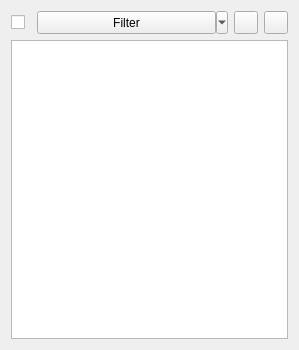
<?xml version="1.0" encoding="UTF-8"?>
<ui version="4.0">
 <class>SketcherGui::TaskSketcherConstraints</class>
 <widget class="QWidget" name="SketcherGui::TaskSketcherConstraints">
  <property name="geometry">
   <rect>
    <x>0</x>
    <y>0</y>
    <width>299</width>
    <height>350</height>
   </rect>
  </property>
  <property name="sizePolicy">
   <sizepolicy hsizetype="Preferred" vsizetype="MinimumExpanding">
    <horstretch>0</horstretch>
    <verstretch>0</verstretch>
   </sizepolicy>
  </property>
  <property name="maximumSize">
   <size>
    <width>16777215</width>
    <height>350</height>
   </size>
  </property>
  <property name="windowTitle">
   <string notr="true">Form</string>
  </property>
  <layout class="QVBoxLayout" name="verticalLayout">
   <item>
    <layout class="QHBoxLayout" name="horizontalLayout1">
     <item>
      <widget class="QCheckBox" name="filterBox">
       <property name="sizePolicy">
        <sizepolicy hsizetype="Maximum" vsizetype="Fixed">
         <horstretch>0</horstretch>
         <verstretch>0</verstretch>
        </sizepolicy>
       </property>
       <property name="toolTip">
        <string>Toggles the chosen constraint filters</string>
       </property>
       <property name="styleSheet">
        <string notr="true">padding-right: 0px; margin-right: 0px</string>
       </property>
       <property name="text">
        <string notr="true"/>
       </property>
      </widget>
     </item>
     <item>
      <widget class="QToolButton" name="filterButton">
       <property name="sizePolicy">
        <sizepolicy hsizetype="MinimumExpanding" vsizetype="Preferred">
         <horstretch>0</horstretch>
         <verstretch>0</verstretch>
        </sizepolicy>
       </property>
       <property name="toolTip">
        <string>Filters constraints by type</string>
       </property>
       <property name="styleSheet">
        <string notr="true">padding-left: 0px; margin-left: 0px</string>
       </property>
       <property name="text">
        <string>Filter</string>
       </property>
       <property name="popupMode">
        <enum>QToolButton::ToolButtonPopupMode::MenuButtonPopup</enum>
       </property>
      </widget>
     </item>
     <item>
      <widget class="QToolButton" name="showHideButton">
       <property name="sizePolicy">
        <sizepolicy hsizetype="Maximum" vsizetype="Preferred">
         <horstretch>0</horstretch>
         <verstretch>0</verstretch>
        </sizepolicy>
       </property>
       <property name="minimumSize">
        <size>
         <width>0</width>
         <height>0</height>
        </size>
       </property>
       <property name="toolTip">
        <string>Toggles the visibility of all listed constraints from the 3D view</string>
       </property>
       <property name="text">
        <string/>
       </property>
       <property name="icon">
        <iconset>
         <normaloff>:/icons/Std_ToggleVisibility.svg</normaloff>:/icons/Std_ToggleVisibility.svg</iconset>
       </property>
      </widget>
     </item>
     <item>
      <widget class="QToolButton" name="settingsButton">
       <property name="sizePolicy">
        <sizepolicy hsizetype="Maximum" vsizetype="Preferred">
         <horstretch>0</horstretch>
         <verstretch>0</verstretch>
        </sizepolicy>
       </property>
       <property name="toolTip">
        <string>Settings</string>
       </property>
       <property name="text">
        <string/>
       </property>
       <property name="icon">
        <iconset resource="Resources/Sketcher.qrc">
         <normaloff>:/icons/dialogs/Sketcher_Settings.svg</normaloff>:/icons/dialogs/Sketcher_Settings.svg</iconset>
       </property>
       <property name="popupMode">
        <enum>QToolButton::ToolButtonPopupMode::InstantPopup</enum>
       </property>
      </widget>
     </item>
    </layout>
   </item>
   <item>
    <widget class="ConstraintView" name="listWidgetConstraints">
     <property name="sizePolicy">
      <sizepolicy hsizetype="Expanding" vsizetype="Expanding">
       <horstretch>0</horstretch>
       <verstretch>0</verstretch>
      </sizepolicy>
     </property>
     <property name="iconSize">
      <size>
       <width>20</width>
       <height>20</height>
      </size>
     </property>
     <property name="modelColumn">
      <number>0</number>
     </property>
    </widget>
   </item>
  </layout>
 </widget>
 <customwidgets>
  <customwidget>
   <class>ConstraintView</class>
   <extends>QListWidget</extends>
   <header location="global">QListWidget</header>
  </customwidget>
 </customwidgets>
 <resources>
  <include location="Resources/Sketcher.qrc"/>
 </resources>
 <connections/>
</ui>
